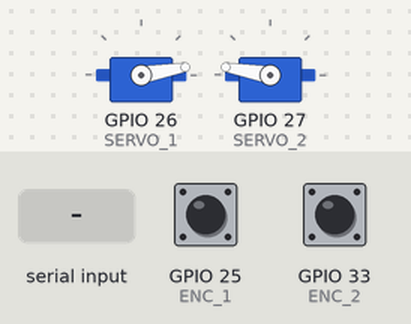
A sketch run on a simulated ESP32. Parts: 2 × servo. The test bench sets the inputs (shaded band); at power-on: GPIO 25 (ENC_1) HIGH, GPIO 33 (ENC_2) HIGH. What the sketch prints to the serial monitor is not drawn.

Above: at 1.2 s.
1.3 s: "90,45\n" received over Serial
At 2.0 s:
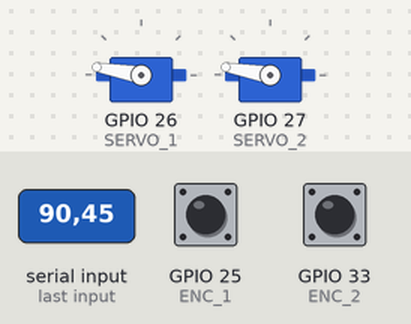
2.8 s: "30,150\n" received over Serial
At 3.9 s:
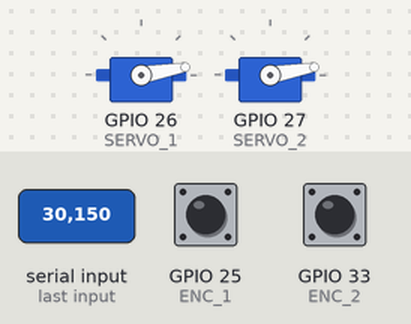
Timing chart, 0 to 5.8 s (numbered marks = the images above; inputs shaded):
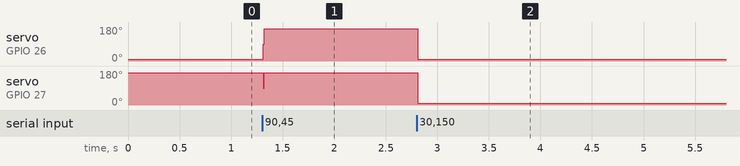

Measured:
- after the input at 1.3 s, servo on GPIO 26 (SERVO_1): 10° → 170° at once; servo on GPIO 27 (SERVO_2): 170° → 90° at once, → 170° 0.01 s later
- after the input at 2.8 s, servo on GPIO 26 (SERVO_1), servo on GPIO 27 (SERVO_2): 170° → 10° at once

The sketch:

SteeringTest.ino
```cpp
// #include "advancedSteering.h"
#include <Arduino.h>
#include "encoder_steering.h"

double desired_heading = 0;
double current_heading = 0;


void setup() {
  Serial.begin(921600); // Start serial communication at 921600 baud rate
  steering_setup(100.0, 50.0, 0, 0); // Initialize steering
}

void loop() {
  // Check if we have incoming data
  if (Serial.available()) {
    String inputString = Serial.readStringUntil('\n');  // Read the incoming data until newline
    inputString.trim();  // Trim whitespace and newline characters

    // Parse the string to extract desired and current headings
    double incomingDesiredHeading, incomingCurrentHeading;
    if (sscanf(inputString.c_str(), "%lf,%lf", &incomingDesiredHeading, &incomingCurrentHeading) == 2) {
      // Successfully parsed two doubles
      // Update the global variables with the new data
      desired_heading = incomingDesiredHeading * 0.01745; // Convert to radians
      current_heading = incomingCurrentHeading * 0.01745; // Convert to radians
      Serial.printf("Desired heading: %lf, Current heading: %lf\n", desired_heading, current_heading);
    } else {
      Serial.println("Invalid format or incomplete data");
    }
    // create the data packet
    AngleData data = {desired_heading, current_heading, 0};
    // send the data packet to the queue
    sendSteeringData(data);
  }

  Serial.printf("Count: %d %d\n", count_1, count_2);
  delay(100);
}
```

PID_peanat.cpp
```cpp
/*
 * PID library made for robots!
 * Extra: custom initial output, deadband limits
 * Date created: Aug. 16, 2022
 */

#include "Arduino.h"
#include <math.h>
#include "PID_peanat.h"

const double SECS_IN_MS = 0.001;


/*
 * Initialize PID object.
 *
 * @param user_kp: proportional coefficient, should be >= 0
 * @param user_ki: integral coefficient, should be >= 0
 * @param user_kd: derivative coefficient, should be >= 0
 *
 * @returns PID object
 */
PID::PID(double user_kp, double user_ki, double user_kd) {
    kp = user_kp;
    ki = user_ki;
    kd = user_kd;
    init_output = 0.0;
    reverse = false;
    sample_time = 100;
    min_output = 0.0;
    max_output = 255.0;
    deadband = 0.0;

    // Reverse coefficients if in reverse mode
    if (reverse == true) {
        kp *= -1.0;
        ki *= -1.0;
        kd *= -1.0;
    }

    // Initiate other fields
    first_run = true;
    cumulative_error = 0.0;
}

/*
 * Updates PID coefficients.
 *
 * @param user_kp: proportional coefficient, should be >= 0
 * @param user_ki: integral coefficient, should be >= 0
 * @param user_kd: derivative coefficient, should be >= 0
 *
 * @returns none
 */
void PID::updateCoeffs(double user_kp, double user_ki, double user_kd) {
    kp = user_kp;
    ki = user_ki;
    kd = user_kd;
}

/*
 * Set initial output; must be within or on output bounds.
 *
 * @param user_init_output: desired initial output, for when we want the output to start at a specific value
 *
 * @returns none
 */
void PID::setInitOutput(double user_init_output) {
    init_output = user_init_output;
}

/*
 * Toggle reverse mode on or off.
 *
 * @param user_reverse: true to turn reverse mode on, false to turn off
 *
 * @returns none
 */
void PID::setReverse(bool user_reverse) {
   if (reverse != user_reverse) {
        reverse = user_reverse;
        kp *= -1.0;
        ki *= -1.0;
        kd *= -1.0;
   }
}

/*
 * Set sample time (recommended < 100).
 *
 * @param user_sample_time: sample time in ms
 *
 * @returns none
 */
void PID::setSampleTime(unsigned long user_sample_time) {
    sample_time = user_sample_time;
}

/*
 * Set output bounds; useful if something like a servo has input limits.
 * Make sure that the initial output is on or within these bounds!
 *
 * @param user_min_output: minimum output value (inclusive)
 * @param user_max_output: maximum output value (inclusive)
 *
 * @returns none
 */
void PID::setOutputBounds(double user_min_output, double user_max_output) {
    min_output = user_min_output;
    max_output = user_max_output;
}

/*
 * Set deadband range (difference between previous and current calculated output, in which the
 * previous output is returned) if we need to prevent mechanical wear. Deadband must be less
 * than max output - min output.
 *
 * @param user_deadband: deadband range, in units of output
 *
 * @returns none
 */
void PID::setDeadband(double user_deadband) {
    deadband = user_deadband;
}

/*
 * Computes PID output based on standard PID algorithm; implements deadband functionality and
 * measures to prevent integral windup. The first run will output the initial output value.
 * This loop can run for a maximum of 49 days before unsigned long overflows.
 *
 * @param user_setpoint: desired value of something (e.g. servo position)
 * @param user_input: the acutal value
 *
 * @returns output to be fed back into the controller
 */
double PID::compute(double user_setpoint, double user_input) {
    // If first run, initialize variables
    if (first_run == true) {
        setpoint = user_setpoint;
        input = user_input;

        prev_time = millis();
        prev_error = setpoint - input;
        prev_output = init_output;

        output = init_output;
        first_run = false;
    }

    // Subsequent runs
    else {
        current_time = millis();
        unsigned long time_interval = current_time - prev_time;

        if (time_interval >= sample_time) {
            setpoint = user_setpoint;
            input = user_input;
            double error = setpoint - input;

            // Proportional
            output = init_output + kp * error;
            // Integral
            cumulative_error += ki * error * ((double)time_interval * SECS_IN_MS);
            cumulative_error = min(max(cumulative_error, min_output), max_output); // Limit cumulative error to prevent windup
            output += cumulative_error;
            // Derivative
            output += kd * (prev_error - error) / ((double)time_interval * SECS_IN_MS);

            // Limit output
            output = min(max(output, min_output), max_output);

            // Don't change output if within deadband
            if (fabs(output - prev_output) < deadband) {
                output = prev_output;
            }

            // For the next run
            prev_time = current_time;
            prev_error = error;
            prev_output = output;
        }
    }

    return output;
}

double PID::getOutput() {
    return output;
}

double PID::getkp() {
    return kp;
}

double PID::getki() {
    return ki;
}

double PID::getkd() {
    return kd;
}
```

PID_peanat.h
```cpp
#ifndef PID_PEANAT_H
#define PID_PEANAT_H

/*
 * This is a PID class to be used in PID control loops.
 */

class PID {

    public:

    // Constructor
    PID(double user_kp, double user_ki, double user_kd);

    // Change settings
    void updateCoeffs(double user_kp, double user_ki, double user_kd);
    void setInitOutput(double user_init_output);
    void setReverse(bool user_reverse);
    void setSampleTime(unsigned long user_sample_time);
    void setOutputBounds(double user_min_output, double user_max_output);
    void setDeadband(double user_deadband);

    // Calculate PID output
    double compute(double user_setpoint, double user_input);

    // Get private variables
    double getOutput();
    double getkp();
    double getki();
    double getkd();


    private:

    double setpoint;                        // Target value

    double input;                           // What the value really is

    double output;                          // Calculated output
    double init_output;                     // Output value to start from
    double prev_output;                     // Previous output

    double kp;                              // Proportional coefficient
    double ki;                              // Integral coefficient
    double kd;                              // Derivative coefficient

    double prev_error;                      // Previous error
    double cumulative_error;                // Cumulative error for calculating integral output

    unsigned long current_time;             // Current time in milliseconds
    unsigned long prev_time;                // Time at which previous input was taken
    unsigned long sample_time;              // Input sample time

    double min_output;                      // Max output
    double max_output;                      // Min output

    double deadband;                        // The range in which we don't change the output (to prevent mechanical wear)

    bool reverse;                           // Reverse mode (if true, output * -1)
    bool first_run;                         // True if it is the very first call to the `compute` function
};

#endif
```

encoder.cpp
```cpp
#include "encoder.h"

// Definitions of global variables
volatile bool forward_1 = true;
volatile bool forward_2 = true;
volatile unsigned long time_1 = millis();
volatile unsigned long time_2 = millis();
volatile int count_1 = 0;
volatile int count_2 = 0;

// Interrupt service routines
void IRAM_ATTR enc_1_isr() {
  unsigned long current = millis();
  if (current - time_1 > DEBOUNCE_INTERVAL) {
    if (forward_1) { count_1++; }
    else { count_1--; }
    time_1 = current;
  }
}
void IRAM_ATTR enc_2_isr() {
  unsigned long current = millis();
  if (current - time_2 > DEBOUNCE_INTERVAL) {
    if (forward_2) { count_2++; }
    else { count_2--; }
    time_2 = current;
  }
}
```

encoder.h
```cpp
#ifndef ENCODER_H
#define ENCODER_H

#include <Arduino.h>

#define ENC_1 25
#define ENC_2 33

#define DEBOUNCE_INTERVAL 10 // ms

// Function prototypes
void enc_1_isr();
void enc_2_isr();

// Declaration of global variables (extern keyword indicates that they are defined elsewhere)
extern volatile bool forward_1;
extern volatile bool forward_2;
extern volatile unsigned long time_1;
extern volatile unsigned long time_2;
extern volatile int count_1;
extern volatile int count_2;

#endif
```

encoder_steering.cpp
```cpp
// Steering with feedback from encoders
#include "encoder_steering.h"

// Declare servo motor objects
Servo servo_1;
Servo servo_2;

// Initialize PID
PID pid(50.0, 0, 0);
TaskHandle_t _servoControlTask = NULL;
QueueHandle_t steeringQueue = NULL;

#define SERVO_CONTROL_PERIOD 10 // ms
volatile int PID_Control_Period = SERVO_CONTROL_PERIOD;

void steering_setup(double acquireRate, double kp, double ki, double kd) {

  // Initialize encoders
  Serial.println("Initializing encoders");
  pinMode(ENC_1, INPUT);
  attachInterrupt(ENC_1, enc_1_isr, RISING);
  pinMode(ENC_2, INPUT);
  attachInterrupt(ENC_2, enc_2_isr, RISING);

  // Initialize PID
  Serial.println("Initializing PID");
  Serial.printf("kp: %lf, ki: %lf, kd: %lf\n", kp, ki, kd);
  pid.updateCoeffs(kp, ki, kd);
  pid.setOutputBounds(-150, 150); // Limit to 150 mm extension/retraction
  pid.setSampleTime((1.0/acquireRate)*1000); // ms
  PID_Control_Period = (1.0/acquireRate)*1000;
  // pid.setDeadband(DIST_PER_TICK);

  // Initialize servos
  Serial.println("Initializing servos");
  servo_1.attach(SERVO_1);
  servo_1.setPeriodHertz(SERVO_FREQ);
  servo_2.attach(SERVO_2);
  servo_2.setPeriodHertz(SERVO_FREQ);
  // No spin
  servo_1.write(90);
  servo_2.write(90);

  // Create queue
  steeringQueue = xQueueCreate(1, sizeof(AngleData));  // this queue will take the yaw value
  if (steeringQueue == NULL) {
    Serial.println("Failed to create steering queue");
    while(1){
      Serial.println("Failed to create steering queue");
      delay(500);
    } // if queue creation fails
  }
  Serial.println("Steering queue created");

  // Start task
  BaseType_t ret = xTaskCreatePinnedToCore(
    servoControlTask,       // Task function
    "ServoControlTask",     // Task name
    4096,                   // Stack size (words)
    NULL,                   // Task parameters
    configMAX_PRIORITIES -1,// Priority (1 is default)
    &_servoControlTask,     // Task handle
    0                       // Core number (0 or 1)
  );
  if (ret != pdPASS) {
    Serial.println("Failed to create servo control task");
  } else {
    Serial.println("Servo control task created");
  }

}


// Get difference between two angles in radians [-pi, pi)
double angle_diff(double angle1, double angle2) {
  double diff = angle1 - angle2;
  while (diff >= PI) {
    diff -= 2 * PI;
  }
  while (diff < -PI) {
    diff += 2 * PI;
  }
  return diff;
}


/*
 * Function to control servos
 * @param data: AngleData struct containing desired and current yaw values
 */
void servo_control(AngleData data) {
  SteeringData des_lengths;
  SteeringData current_lengths = {(double)DIST_PER_TICK*((int)count_1/2), (double)DIST_PER_TICK*((int)count_2/2)};

  double input = angle_diff(data.desiredYaw, data.currentYaw);
  Serial.printf("PID Input: %lf\n", input);   // Comment When testing is done
  if (fabs(input) < FORWARD_THRESH) { // Go forward if we don't need to change our heading that much
    des_lengths.l1 = -100.0; // Servo 1
    des_lengths.l2 = -100.0; // Servo 2
  }
  else {
    double output = pid.compute(0.0, input);
    Serial.printf("PID Output: %lf\n", output);
    des_lengths.l1 = -output;
    des_lengths.l2 = output;
  }

  Serial.printf("Lengths: %lf %lf\n", des_lengths.l1, des_lengths.l2);    //- -- Comment me when testing is done

  // Servo 1
  if (des_lengths.l1 - current_lengths.l1 > (DIST_PER_TICK)) {
    servo_1.write(90 + SERVO_SPEED_VALUE_ANGLE);
    forward_1 = true;
  } else if (des_lengths.l1 - current_lengths.l1 < -(DIST_PER_TICK)) {
    servo_1.write(90 - SERVO_SPEED_VALUE_ANGLE);
    forward_1 = false;
  } else {
    servo_1.write(90);
  }

  // Servo 2
  if (des_lengths.l2 - current_lengths.l2 > (DIST_PER_TICK)) {
    servo_2.write(90 - SERVO_SPEED_VALUE_ANGLE);
    forward_2 = true;
  } else if (des_lengths.l2 - current_lengths.l2 < -(DIST_PER_TICK)) {
    servo_2.write(90 + SERVO_SPEED_VALUE_ANGLE);
    forward_2 = false;
  } else {
    servo_2.write(90);
  }

}


void servoControlTask(void *pvParameters) {
    (void) pvParameters;

    AngleData incomingData;
    // initialize the incoming data
    incomingData.desiredYaw = 0;
    incomingData.currentYaw = 0;
    incomingData.desiredForward = 0;

    while (true) {
        // Check if we have incoming data
        if (xQueueReceive(steeringQueue, &incomingData, 0) == pdTRUE) {
            // Successfully received data
            Serial.printf("Desired yaw: %lf, Current yaw: %lf, Desired forward: %lf\n", incomingData.desiredYaw, incomingData.currentYaw, incomingData.desiredForward);
        }
        // Call servo_control function here
        servo_control(incomingData); // Modify parameters as needed

        // Delay for the desired period (in milliseconds)
        vTaskDelay(pdMS_TO_TICKS(PID_Control_Period)); // Adjust delay as needed
    }
}

/*
* Function to send the steering data to the steering task
* @param data: AngleData struct containing desired and current yaw values
*/
void sendSteeringData(AngleData data) {
    if (xQueueOverwrite(steeringQueue, &data) != pdPASS) {
        Serial.println("Failed to overwrite data in steering queue");
    }
}
```

encoder_steering.h
```cpp
#ifndef ENCODER_STEERING_H
#define ENCODER_STEERING_H

#include <Arduino.h>
#include <ESP32Servo.h>
#include <math.h>
#include "PID_peanat.h"
#include "encoder.h"

#define SERVO_1 26
#define SERVO_2 27

#define MIN_US 700
#define MAX_US 2300
#define SERVO_FREQ 50 // Standard 50hz servo
#define SERVO_SPEED_VALUE_ANGLE 80
#define PI 3.14159

static const double DRUM_DIAMETER = 22; // mm
static const double DIST_PER_TICK = (double)PI*DRUM_DIAMETER / 6.0; // mm (There are 4 markers around the wheel)
static const double FORWARD_THRESH = 10.0 * (double)PI/180.0; // rad (Go forward if we are within 10 degrees)

typedef struct {
  double l1;
  double l2;
} SteeringData;

typedef struct {
  double desiredYaw;
  double currentYaw;
  double desiredForward;
} AngleData;

extern TaskHandle_t _servoControlTask;
extern QueueHandle_t steeringQueue;

extern double desired_heading;
extern double current_heading;
extern volatile bool forward_1;
extern volatile bool forward_2;

void steering_setup(double acquireRate, double kp, double ki, double kd);
double angle_diff(double angle1, double angle2);
void  servo_control(AngleData data);
void servoControlTask(void *pvParameters);
void sendSteeringData(AngleData data);

#endif
```
